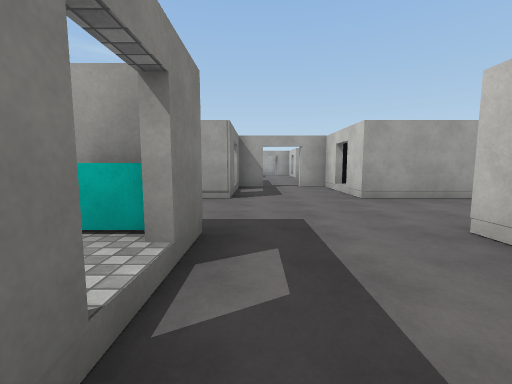
View 1 (above)

20 first-person views from a walk through a scene from a Unity 3-D project. The camera is 1.4 m above the floor, tilts 6° down and sees 90° across. The floor is counted in squares, 2 m on a side. Each view is taken from the middle of a square. On the plan, view 1 faces up. The plan holds only what a view shows up to about 9 squares ahead; the rest is blank. The place goes on beyond the plan. The player is left out. Surface patterns are stand-ins for the level's own textures.

View 2
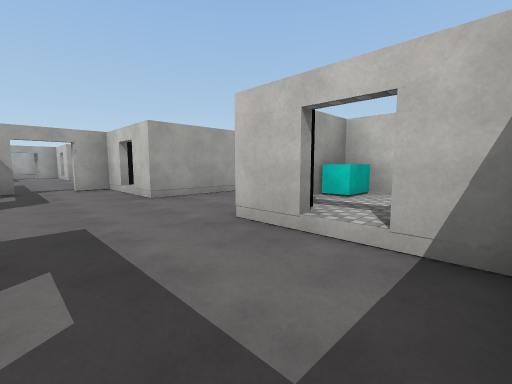

View 3
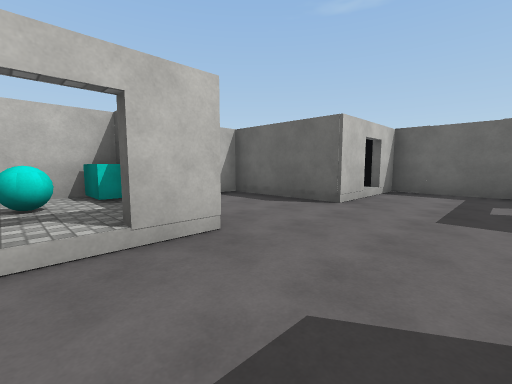

View 4
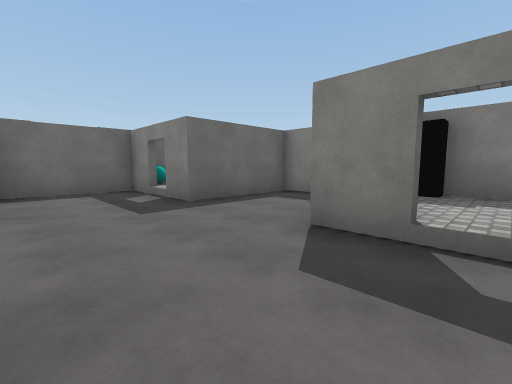

View 5
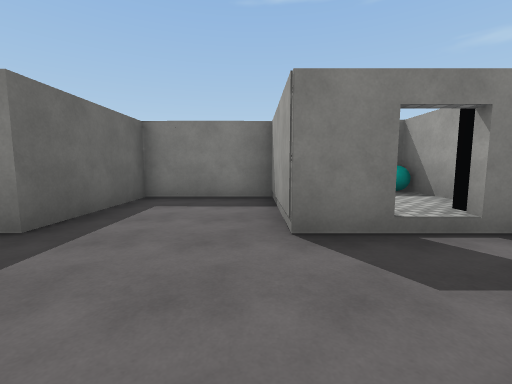

View 6
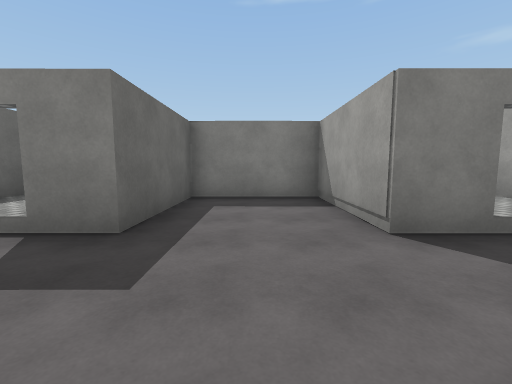

View 7
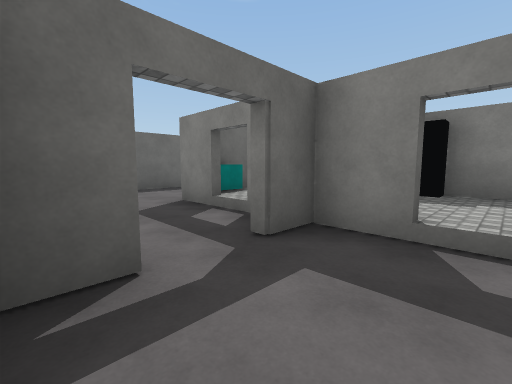

View 8
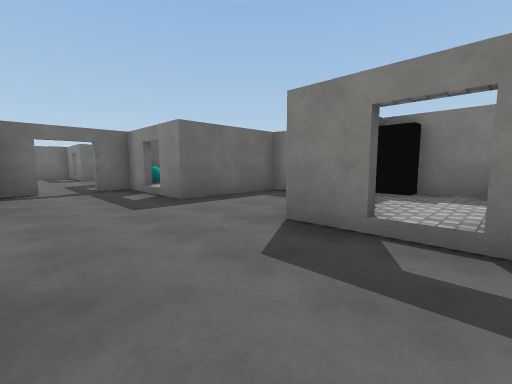

View 9
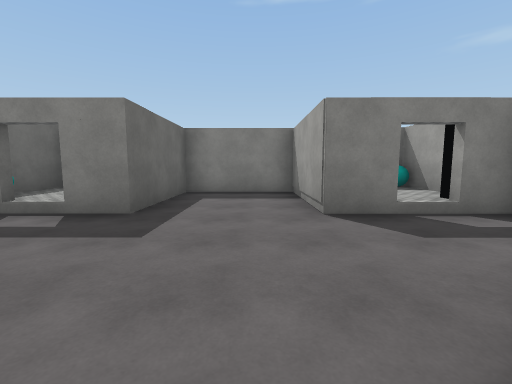

View 10
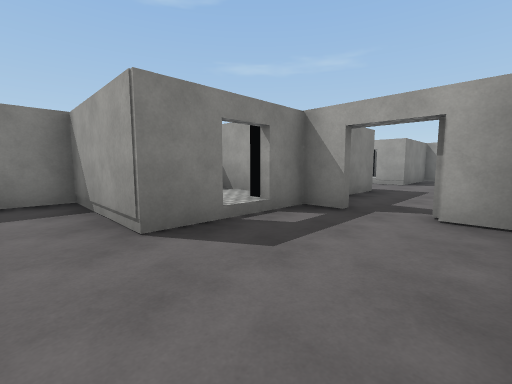

View 11
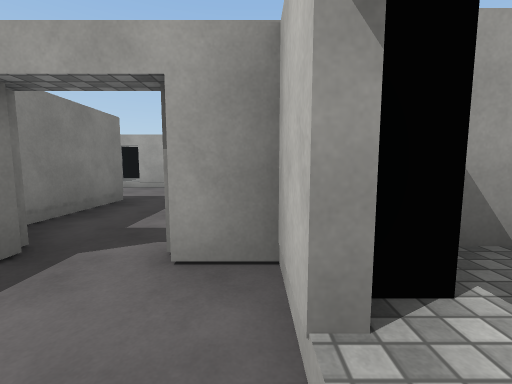

View 12
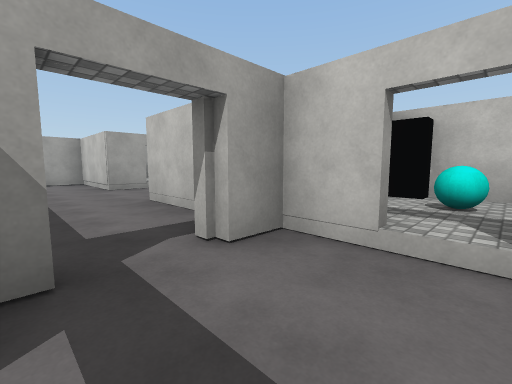

View 13
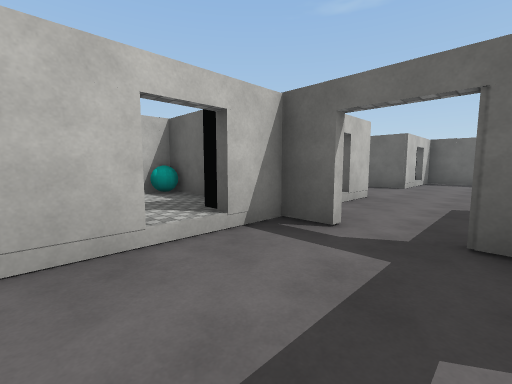

View 14
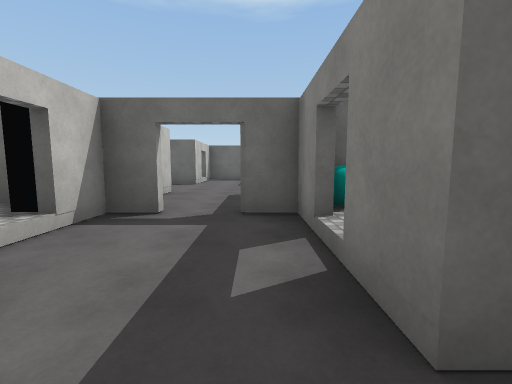

View 15
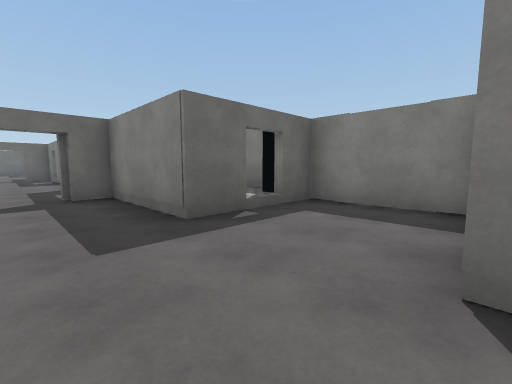

View 16
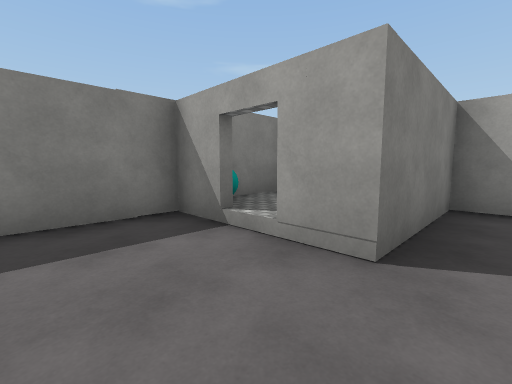

View 17
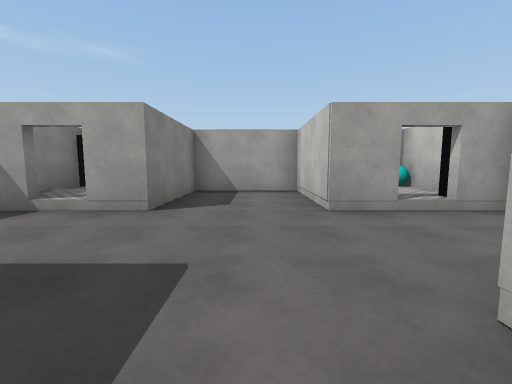

View 18
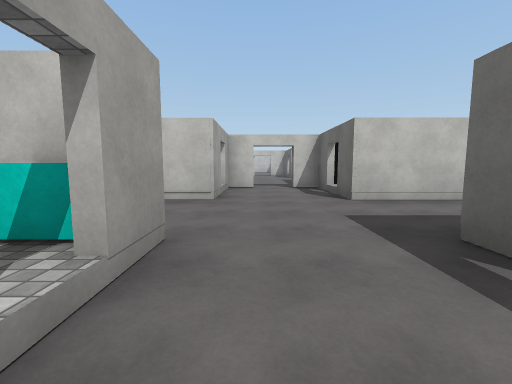

View 19
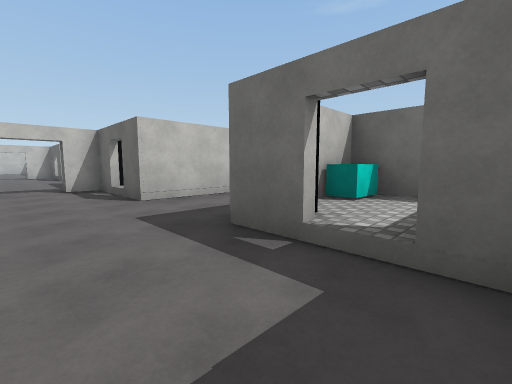

View 20
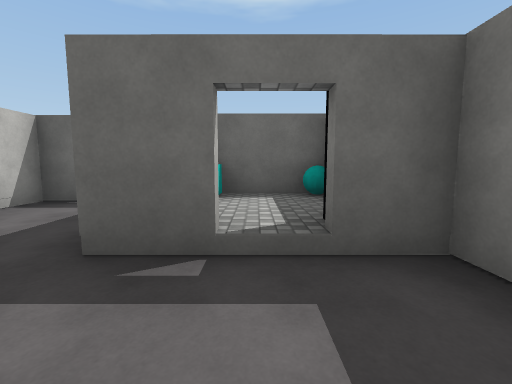

### Floor plan
Key: @ floor where view 1 was taken; # wall or solid block; x gap in a wall; . main floor; : floor 0.25 m higher than the main floor; / step, stairs or slope; B cyan block; C cyan ball; O other object.
Columns run from 4 left of view 1 to 9 right of it. Each row starts with its distance up from view 1.
 26 #######  #
 25 #: #..#  #
 24 #::B..#  #
 23 #O/B..# ##
 22 #.............
 21 #.............
 20 ##/#..####
 19 #::#..#
 18 #C:B..#
 17 #####.####
 16  ###...#C#
 15  #:x../:C#
 14 ### ...
 13 #.......
 12 #......
 11 ### ...#
 10 #:::../::
  9 ##:C...#:C
  8  C###.####
  7 #:::../:C#
  6 ##BB../#B#
  5 #........#
  4 #........
  3 ####.....#
  2    B...#B#
  1   ::../::
  0  ##O@..#
 -1     ###

Where each view was taken, in squares from view 1:
view 1: 0 up, 0 right, facing up
view 2: 0 up, 0 right, facing up-right
view 3: 7 up, 0 right, facing down-right
view 4: 7 up, 2 right, facing down-left
view 5: 5 up, 2 right, facing left
view 6: 4 up, 2 right, facing left
view 7: 10 up, 2 right, facing down-left
view 8: 16 up, 2 right, facing down-left
view 9: 13 up, 3 right, facing left
view 10: 13 up, 2 right, facing up-left
view 11: 15 up, 2 right, facing up
view 12: 15 up, 0 right, facing up-right
view 13: 11 up, 0 right, facing down-right
view 14: 12 up, 0 right, facing down
view 15: 23 up, 1 right, facing down-left
view 16: 21 up, 0 right, facing up-left
view 17: 19 up, 1 right, facing up
view 18: 22 up, 3 left, facing right
view 19: 22 up, 3 left, facing down-right
view 20: 22 up, 2 left, facing down
